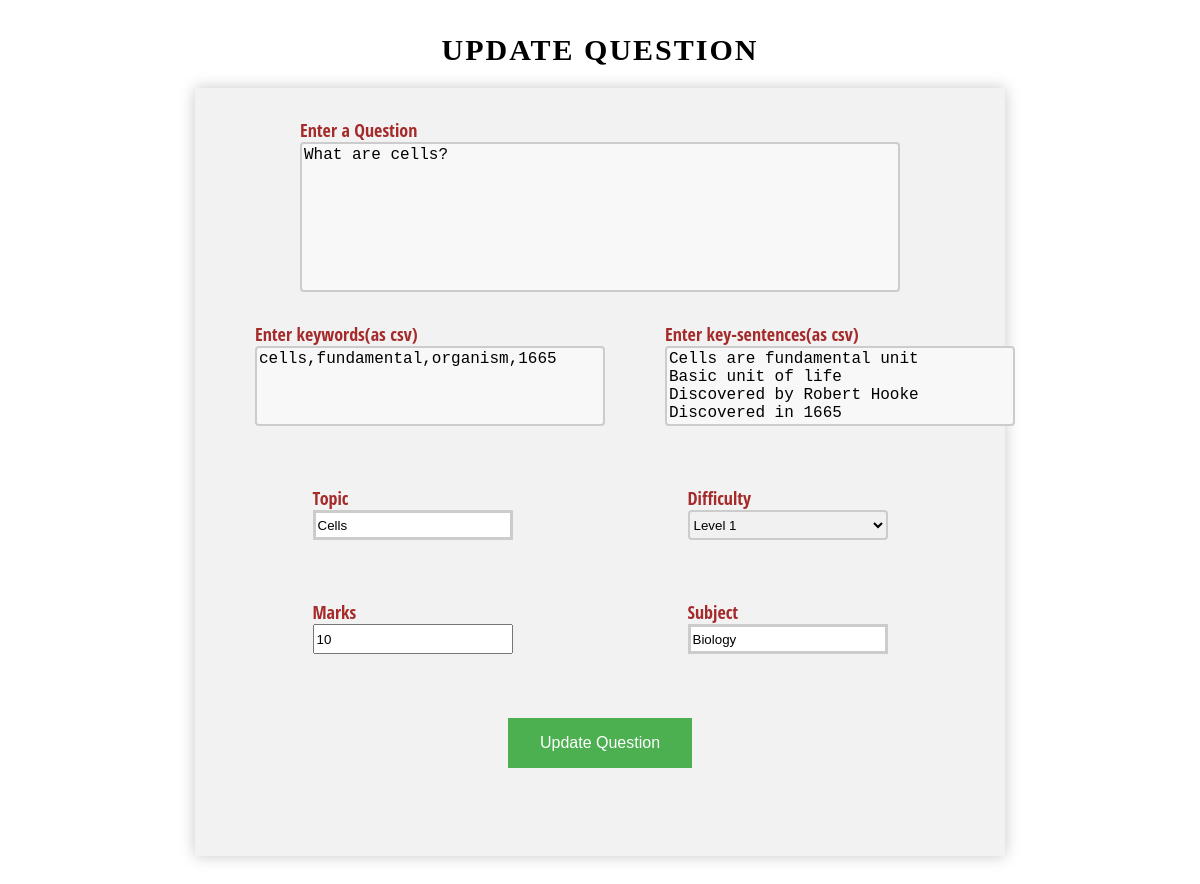
Screenshot of /update/19 with the database file from the repository.
### tables this page shows
CREATE TABLE question(qid integer primary key autoincrement,
            question text not null unique, keywords text, keySentences text,
            marks integer not null, difficulty integer not null,
            topic text not null, subject text not null);

### app.py (the view)
@app.route('/update/<int:id>', methods = ['GET', 'POST'])
def update(id):
    conn = sqlite3.connect("questionBank.db")
    c = conn.cursor()
    form = questionForm()
    if request.method == 'POST':
        if form.validate_on_submit():
            questionDetailList = []
            questionDetailList.append(form.question.data)
            questionDetailList.append(form.keywords.data)
            questionDetailList.append(form.keySentences.data)
            questionDetailList.append(form.marks.data)
            questionDetailList.append(form.difficulty.data)
            questionDetailList.append(form.topic.data)
            questionDetailList.append(form.subject.data)
            questionDetailList.append(id)
            questionDetailTuple = tuple(questionDetailList)
            try:
                c.execute('''update question set question = ?, keywords = ?, keySentences = ?,
            marks = ?, difficulty = ?, topic = ?, subject = ? where qid = ?''',questionDetailTuple)
            except:
                flash("An error occured please try again")
            conn.commit()
            return redirect(url_for('questionbank'))
        else:
            return render_template('update.html', form = form, id = id)
    else:
        IDtuple = (id,)
        c.execute("select * from question where qid = ?", IDtuple)
        updateQuestion = c.fetchone()
        form.question.data = updateQuestion[1]
        form.keywords.data = updateQuestion[2]
        form.keySentences.data = updateQuestion[3]
        form.marks.data = updateQuestion[4]
        form.difficulty.data = updateQuestion[5]
        form.topic.data = updateQuestion[6]
        form.subject.data = updateQuestion[7]
        form.submit.label.text = 'Update Question'
        return render_template('update.html', form = form, id = id)

### forms.py
class questionForm(Form):
    question = TextAreaField("Enter a Question", validators= [InputRequired("Question field is required"), DataRequired()], default="Write a Question...")
    keywords = TextAreaField("Enter keywords(as csv)", validators=[InputRequired("Keywords field is required")])
    keySentences = TextAreaField("Enter key-sentences(as csv)", validators=[InputRequired("Key-sentences field is required")])
    topic = TextField("Topic", validators=[InputRequired("Topic field is required")])
    difficulty = SelectField("Difficulty", choices = [('1', 'Level 1'), ('2', 'Level 2'), ('3', 'Level 3')])
    marks = IntegerField("Marks", validators=[InputRequired("Marks field is required")])
    subject = TextField("Subject", validators=[InputRequired("Subject field is required")])
    submit = SubmitField("Create question")

### templates/update.html (shortened to what this page needs)
{% from "_formhelpers.html" import render_field %}
<html>
    <head>
        <link rel="stylesheet" type = text/css href="{{ url_for('static', filename='css/style2.css') }}">
    </head>
    <body>
        <div id = "heading">
            <h2> Update Question</h2>
        </div>
        <div id = "qform">
            <form action = "/update/{{id}}" method="post">
                <div>
                    <div id="question" class = "form-element">
                        <span class="label">  {{ form.question.label }} </span> <br>
                        {{ form.question}}
                    </div>
                    <br>
                    <div class = valign>
                        <div id="keywords" class = "form-element">
                            <span class="label"> {{ form.keywords.label }} </span> <br>
                            {{ form.keywords}}
                        </div>
                        <br>
                        <div id="keySentences" class = "form-element">
                            <span class="label"> {{ form.keySentences.label }} </span> <br>
                            {{ form.keySentences}}
                        </div>
                    </div>
                    <br>
                    <div class = valign>
                        <div id="topic" class = "form-element">
                            <span class="label">{{ form.topic.label }}</span> <br>
                            {{ form.topic}}
                        </div>
                        <br>
                        <div id="difficulty" class = "form-element">
                            <span class="label">{{ form.difficulty.label }}</span> <br>
                            {{ form.difficulty}}
                        </div>
                    </div>
                    <br>
                    <div class = valign>
                        <div id="marks" class = "form-element">
                            <span class="label">{{ form.marks.label }}</span> <br>
                            {{ form.marks}}
                        </div>
                        <br>
                        <div id="subject" class = "form-element">
                            <span class="label">{{ form.subject.label }}</span> <br>
                            {{ form.subject}}
                        </div>
                    </div>
                    <br>
                    <div id="submit" class = "form-element">
                        {{ form.submit}}
                    </div>
                    <br>
                </div>
            </form>
        </div>
    </body>
</html>

### static/css/style2.css (style rules this page uses)
#heading { text-align: center; height: 80px; padding: 5px 5px 5px 5px; margin: 0px auto; width: 810px; box-sizing: border-box; margin-bottom: 0px; text-transform: uppercase; }
h2 { margin-bottom: 0px; letter-spacing: 2px; font-size: 30px; padding-bottom: 5px; margin-top: 10px; padding-top: 10px; }
body { font-size: large; }
.form-element { margin: 30px; }
#question { height: 150px; width: 600px; flex-basis: 300px; margin: auto; }
.valign { display: flex; flex-direction: row; justify-content: space-evenly; }
#keywords, #keySentences { height: 80px; width: 350px; }
#topic, #difficulty, #marks, #subject { height: 30px; width: 200px; }
#submit { text-align: center; }
.label { font-weight: bold; color: brown; margin: 0; }
form { font-family: 'Open Sans Condensed', arial, sans; width: 750px; padding: 30px; background: #FFFFFF; margin: 50px auto; box-shadow: 0px 0px 15px rgba(0, 0, 0, 0.22); -moz-box-shadow: 0px 0px 15px rgba(0, 0, 0, 0.22); -webkit-box-shadow: 0px 0px 15px rgba(0, 0, 0, 0.22); background-color: #f2f2f2; margin-top: 0px; }
input[type=text] { border: 3px solid #ccc; -webkit-transition: 0.5s; transition: 0.5s; outline: none; }
textarea { border: 2px solid #ccc; border-radius: 4px; background-color: #f8f8f8; font-size: 16px; resize: none; }
select { border: 2px solid #ccc; border-radius: 4px; background-color: #f1f1f1; }
input[type=submit] { background-color: #4CAF50; border: none; color: white; padding: 16px 32px; text-decoration: none; margin: 4px 2px; cursor: pointer; font-size: 16px; }

### rows the page displays
question: question "What are cells?", keywords "cells,fundamental,organism,1665", keySentences "Cells are fundamental unit Basic unit of life Discovered by Robert Hooke Discovered in 1665", topic "Cells", difficulty "Level 1", marks "10", subject "Biology"
